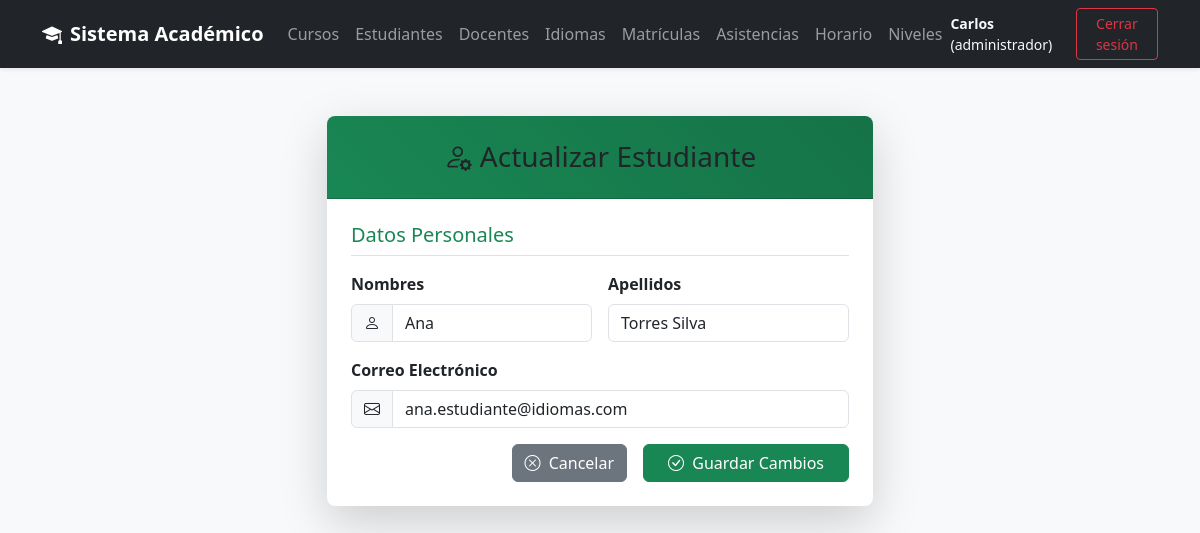
Before: /views/estudiante/editar.php?codigo=1 (signed in) with the older database file.
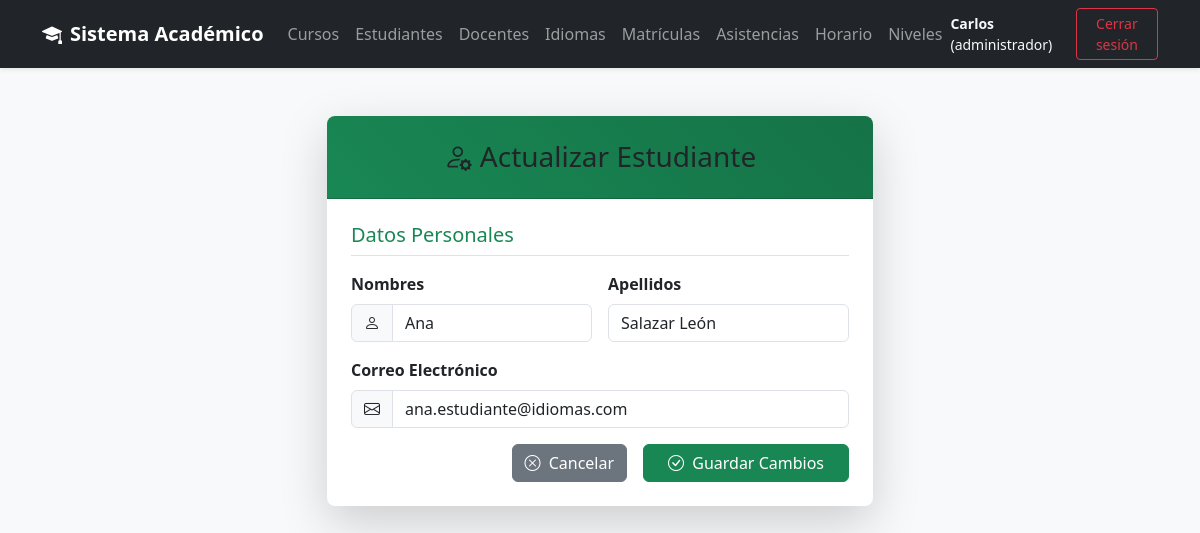
After: the same page with the newer database file.
### tables this page shows
CREATE TABLE Estudiante (
    codigoEstudiante INT AUTO_INCREMENT PRIMARY KEY,
    idUsuario INT UNIQUE NOT NULL,
    FOREIGN KEY (idUsuario) REFERENCES Usuario(idUsuario) ON DELETE CASCADE
);

CREATE TABLE Usuario (
    idUsuario INT AUTO_INCREMENT PRIMARY KEY,
    nombres VARCHAR(100) NOT NULL,
    apellidos VARCHAR(100) NOT NULL,
    email VARCHAR(120) UNIQUE NOT NULL,
    contraseña VARCHAR(255) NOT NULL,
    perfil VARCHAR(50) NOT NULL
);

### models/Estudiante.php (called while the page is built, shortened)
<?php
require_once __DIR__ . '/../config/conexion.php';
class Estudiante
{
    private $conn;
    public function __construct()
    {
        $conexion = new Conexion();
        $this->conn = $conexion->iniciar();
    }
    public function obtenerPorCodigo($codigoEstudiante)
    {
        try {
            $sql = "SELECT e.codigoEstudiante, u.idUsuario, u.nombres, u.apellidos, u.email
                    FROM Estudiante e
                    INNER JOIN Usuario u ON e.idUsuario = u.idUsuario
                    WHERE e.codigoEstudiante = :codigo";
            $stmt = $this->conn->prepare($sql);
            $stmt->bindParam(":codigo", $codigoEstudiante);
            $stmt->execute();
            return $stmt->fetch(PDO::FETCH_OBJ);
        } catch (Exception $e) {
            echo "Ocurrió un error al obtener el estudiante: " . $e->getMessage();
            return null;
        }
    }
}
?>

### config/conexion.php (called while the page is built)
<?php
class Conexion {
    private $dsn;
    private $username;
    private $password;
    private $options;
    private $conexion;
    public function __construct(
        string $host = "localhost",
        string $dbname = "InstitutoIdiomas",
        string $username = "root",
        string $password = ""
    ) {
        $this->dsn = "mysql:host={$host};dbname={$dbname};charset=utf8mb4";
        $this->username = $username;
        $this->password = $password;
        $this->options = [PDO::ATTR_ERRMODE => PDO::ERRMODE_EXCEPTION];
    }
    public function iniciar(): ?PDO {
        try {
            if ($this->conexion === null) {
                $this->conexion = new PDO(
                    $this->dsn,
                    $this->username,
                    $this->password,
                    $this->options
                );
            }
            return $this->conexion;
        } catch (PDOException $e) {
            throw new Exception("Error en la conexión a la base de datos: " . $e->getMessage());
        }
    }
}

### views/estudiante/editar.php (the view, shortened to what the changed rows need)
<?php
require_once '../../models/Estudiante.php';
$estudiante = new Estudiante();
$datos = $estudiante->obtenerPorCodigo($_GET['codigo']);
?>
<!DOCTYPE html>
<html lang="es">
<head>
    <link href="https://cdn.jsdelivr.net/npm/bootstrap@5.3.3/dist/css/bootstrap.min.css" rel="stylesheet">
    <link rel="stylesheet" href="https://cdn.jsdelivr.net/npm/bootstrap-icons@1.11.3/font/bootstrap-icons.min.css">
</head>
<body>
<?php require_once("../layout/header.php");?>
<div class="container mt-5 mb-5">
    <div class="row justify-content-center">
        <div class="col-md-8 col-lg-6">
            <div class="card shadow-lg border-0 rounded-3">
                <div class="card-body p-4">
                    <form action="../../controllers/EstudianteController.php" method="POST">
                        <div class="row g-3 mb-3">
                            <div class="col-md-6">
                                <div class="input-group">
                                    <span class="input-group-text"><i class="bi bi-person"></i></span>
                                    <input type="text"
                                           class="form-control"
                                           name="nombres"
                                           value="<?php echo $datos->nombres; ?>"
                                           required>
                                </div>
                            </div>
                            <div class="col-md-6">
                                <label class="form-label fw-bold">Apellidos</label>
                                <input type="text"
                                       class="form-control"
                                       name="apellidos"
                                       value="<?php echo $datos->apellidos; ?>"
                                       required>
                            </div>
                        </div>
                        <div class="mb-3">
                            <div class="input-group">
                                <span class="input-group-text"><i class="bi bi-envelope"></i></span>
                                <input type="email"
                                       class="form-control"
                                       name="email"
                                       value="<?php echo $datos->email; ?>"
                                       required>
                            </div>
                        </div>
                    </form>
                </div>
            </div>
        </div>
    </div>
</div>
</body>
</html>

Changed rows visible on the page:
changed estudiante "Ana": apellidos "Torres Silva" → "Salazar León"
